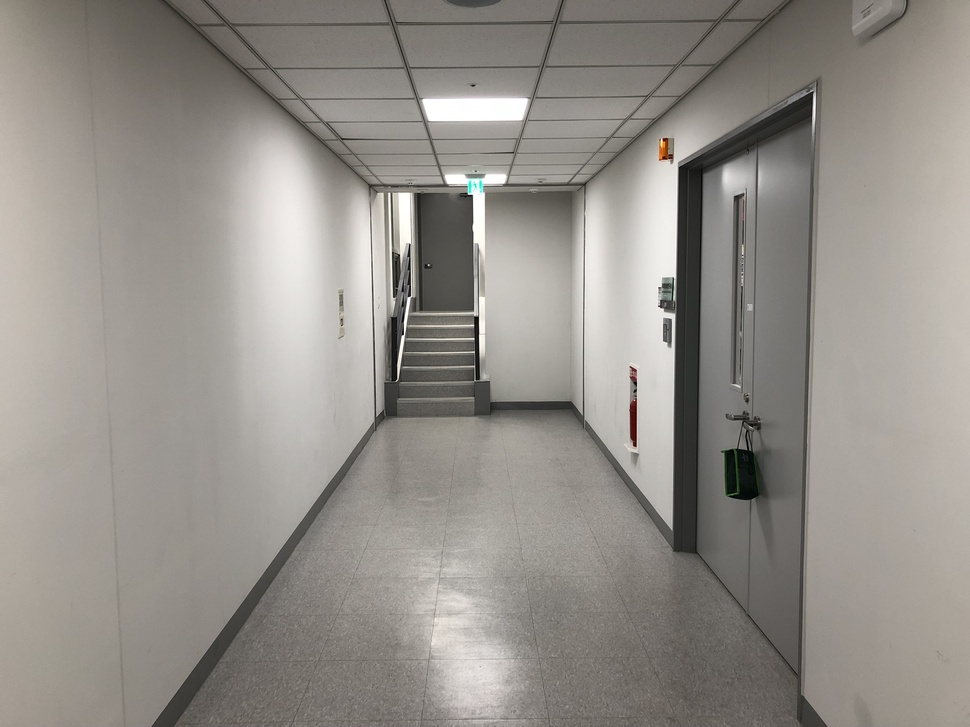
#> input picture 2. Vanishing Point to Control Posture/IMG_0015.jpg, 970 x 727 px, shrunk from 4032 x 3024 before the run
$ python Vanishing_Point_Detection.py
#> lines starting #> are read from the running program, lines starting #| are printed output that depends on the picture; after the words box and inside, x2 and y2 are one past the last pixel; in counts of white or black regions, pixels touching at a corner belong together
'''
Inyong Hwang

# Reference
# Vanishing Point Detection: https://github.com/SZanlongo/vanishing-point-detection/blob/master/src/vanishing_point.py
# Time: https://godoftyping.wordpress.com/2015/04/19/python-%EB%82%A0%EC%A7%9C-%EC%8B%9C%EA%B0%84%EA%B4%80%EB%A0%A8-%EB%AA%A8%EB%93%88/
'''

import itertools
import random
from itertools import starmap
import os

import cv2
import numpy as np

import datetime

# Perform edge detection
def hough_transform(img):
    gray = cv2.cvtColor(img, cv2.COLOR_BGR2GRAY)  # Convert image to grayscale
    kernel = np.ones((15, 15), np.uint8)
    opening = cv2.morphologyEx(gray, cv2.MORPH_OPEN, kernel)  # Open (erode, then dilate)
    edges = cv2.Canny(opening, 50, 150, apertureSize=3)  # Canny edge detection
    lines = cv2.HoughLines(edges, 1, np.pi / 180, 200)  # Hough line detection
    hough_lines = []
    # Lines are represented by rho, theta; converted to endpoint notation
    if lines is not None:
        for line in lines:
            hough_lines.extend(list(starmap(endpoints, line)))
    return hough_lines

def endpoints(rho, theta):
    a = np.cos(theta)
    b = np.sin(theta)
    x_0 = a * rho
    y_0 = b * rho
    x_1 = int(x_0 + 1000 * (-b))
    y_1 = int(y_0 + 1000 * (a))
    x_2 = int(x_0 - 1000 * (-b))
    y_2 = int(y_0 - 1000 * (a))
    return ((x_1, y_1), (x_2, y_2))

# Random sampling of lines
def sample_lines(lines, size):
    if size > len(lines):
        size = len(lines)
    return random.sample(lines, size)

def det(a, b):
    return a[0] * b[1] - a[1] * b[0]

# Find intersection point of two lines (not segments!)
def line_intersection(line1, line2):
    x_diff = (line1[0][0] - line1[1][0], line2[0][0] - line2[1][0])
    y_diff = (line1[0][1] - line1[1][1], line2[0][1] - line2[1][1])
    div = det(x_diff, y_diff)
    if div == 0:
        return None  # Lines don't cross
    d = (det(*line1), det(*line2))
    x = det(d, x_diff) / div
    y = det(d, y_diff) / div
    return x, y

# Find intersections between multiple lines (not line segments!)
def find_intersections(lines):
    intersections = []
    for i, line_1 in enumerate(lines):
        for line_2 in lines[i + 1:]:
            if not line_1 == line_2:
                intersection = line_intersection(line_1, line_2)
                if intersection:  # If lines cross, then add
                    intersections.append(intersection)
    return intersections

# Given intersections, find the grid where most intersections occur and treat as vanishing point
def find_vanishing_point(img, grid_size, intersections):
    # Image dimensions
    image_height = img.shape[0]
    image_width = img.shape[1]
    # Grid dimensions
    grid_rows = (image_height // grid_size) + 1
    grid_columns = (image_width // grid_size) + 1
    # Current cell with most intersection points
    max_intersections = 0
    best_cell = (0.0, 0.0)
    for i, j in itertools.product(range(grid_rows), range(grid_columns)):
        cell_left = i * grid_size
        cell_right = (i + 1) * grid_size
        cell_bottom = j * grid_size
        cell_top = (j + 1) * grid_size
        cv2.rectangle(img, (cell_left, cell_bottom), (cell_right, cell_top), (0, 0, 255), 10)
        current_intersections = 0  # Number of intersections in the current cell
        for x, y in intersections:
            if cell_left < x < cell_right and cell_bottom < y < cell_top:
                current_intersections += 1
        # Current cell has more intersections that previous cell (better)
        if current_intersections > max_intersections:
            max_intersections = current_intersections
            best_cell = ((cell_left + cell_right) / 2, (cell_bottom + cell_top) / 2)
            print("Best Cell:", best_cell)
    if best_cell[0] != None and best_cell[1] != None:
        rx1 = int(best_cell[0] - grid_size / 2)
        ry1 = int(best_cell[1] - grid_size / 2)
        rx2 = int(best_cell[0] + grid_size / 2)
        ry2 = int(best_cell[1] + grid_size / 2)
        cv2.rectangle(img, (rx1, ry1), (rx2, ry2), (0, 255, 0), 10)
        '''
        # filename
        now = datetime.datetime.now()
        fileroute = '/output/'
        filename = fileroute+'center'+now+'.jpg'
        cv2.imwrite(filename, img)
        '''
        cv2.imwrite('center1.jpg', img)
    return best_cell

img = cv2.imread('IMG_0015.jpg')
#> img is the input picture: shape (727, 970, 3); mean B, G, R 137.6, 143.7, 147.8
hough_lines = hough_transform(img)
#> in hough_transform, `opening = cv2.morphologyEx(gray, cv2.MORPH_OPEN, kernel)`:
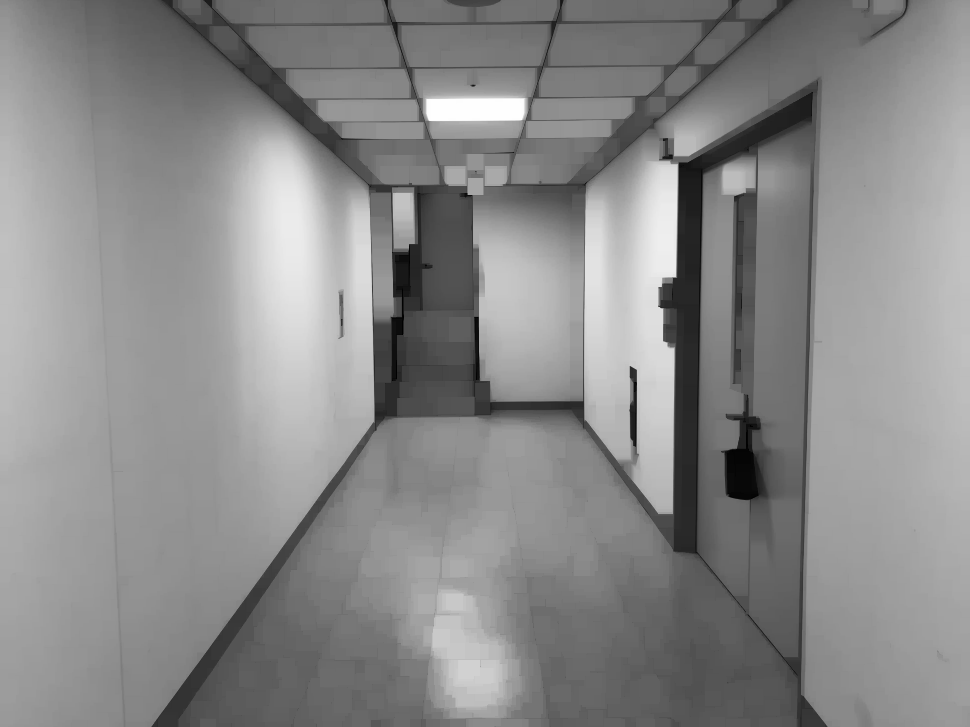
#> opening: shape (727, 970); min 0, max 254, mean 137.6
#> in hough_transform, `edges = cv2.Canny(opening, 50, 150, apertureSize=3)`:
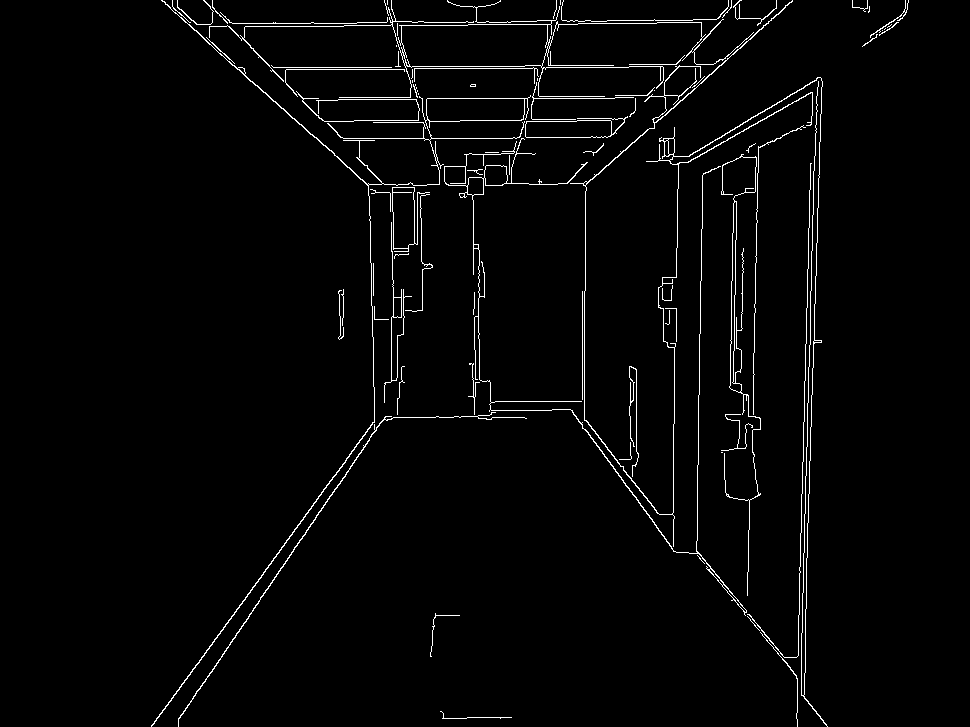
#> edges: shape (727, 970); 2.3% white in thin lines or dots, all inside (x1, y1, x2, y2) = (151, 0, 909, 727)
#> in hough_transform, `lines = cv2.HoughLines(edges, 1, np.pi / 180, 200)`: lines = 15 rows, first 8: [549, 0.628], [816, 0.0175], [825, 0.0349], [31, 1.55], [705, 0.0175], [551, 0.593], [106, 1.55], [760, 0.0175]
#> the loop in hough_transform, `for line in lines:` made 15 passes
#> line on passes 1 to 11: [[549, 0.628]], [[816, 0.0175]], [[825, 0.0349]], [[31, 1.55]], [[705, 0.0175]], [[551, 0.593]], [[106, 1.55]], [[760, 0.0175]], [[23, 1.57]], [[67, 1.57]], [[-108, 2.3]]
#> after the loop in hough_transform, `for line in lines:`: hough_lines = 15 items
#> hough_lines = 15 items
if hough_lines:
    random_sample = sample_lines(hough_lines, 100)
#> in sample_lines, `size = len(lines)`: size = 15
#> random_sample = 15 items
    intersections = find_intersections(random_sample)
#> the loop in find_intersections, `for i, line_1 in enumerate(lines):` made 15 passes
#> line_1 on passes 1 to 6: ((795, 1014), (830, -985)), ((-997, 123), (1001, 88)), ((663, 1011), (698, -987)), ((-998, 92), (1001, 57)), ((-143, 1131), (1031, -486)), ((687, 1012), (722, -987))
#> line_1 on passes 13 to 15: ((-1000, 66), (999, 67)), ((-670, -749), (815, 588)), ((798, 1014), (833, -985))
    if intersections:
        grid_size = min(img.shape[0], img.shape[1]) // 3
        vanishing_point = find_vanishing_point(img, grid_size, intersections)
#> after the loop in find_vanishing_point, `for i, j in itertools.product(range(grid_rows), range(grid_columns)):`:
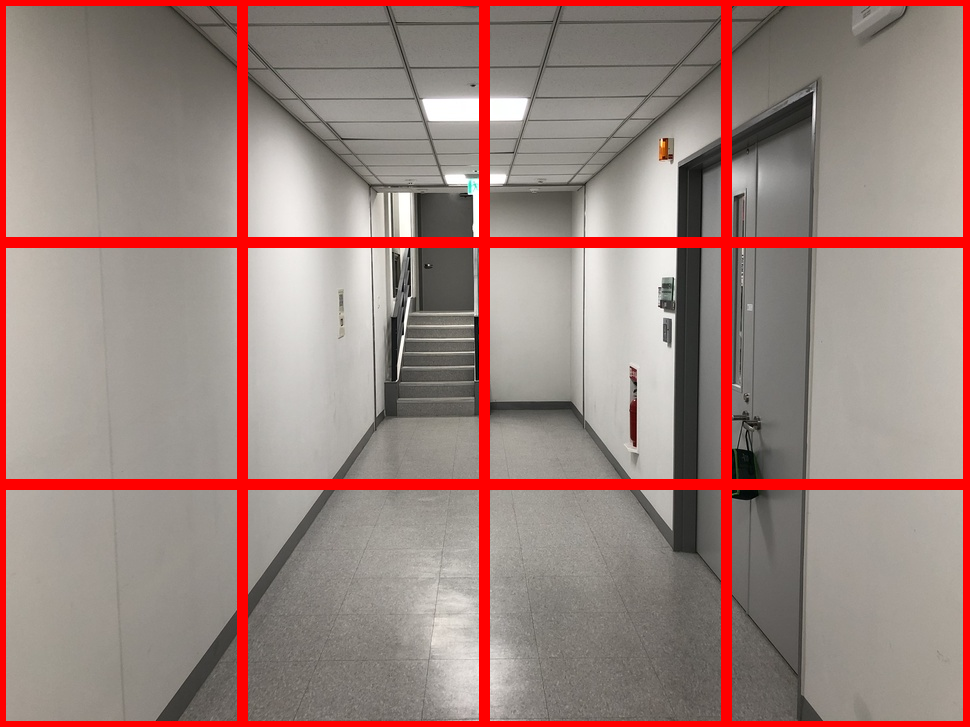
#> img: shape (727, 970, 3); 9.2% of pixels changed, all inside (x1, y1, x2, y2) = (0, 0, 970, 727)
#> in find_vanishing_point, `cv2.rectangle(img, (rx1, ry1), (rx2, ry2), (0, 255, 0), 10)`:
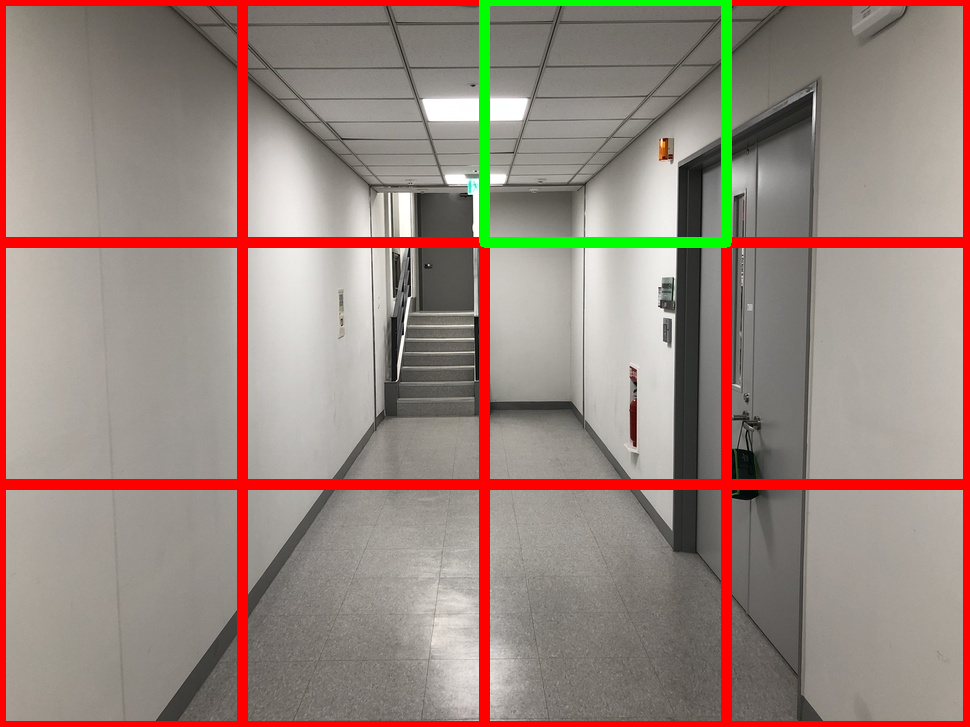
#> img: shape (727, 970, 3); 1.33% of pixels changed, all inside (x1, y1, x2, y2) = (479, 0, 732, 248)
        filename = 'test.jpg'
        cv2.imwrite(filename, img)
